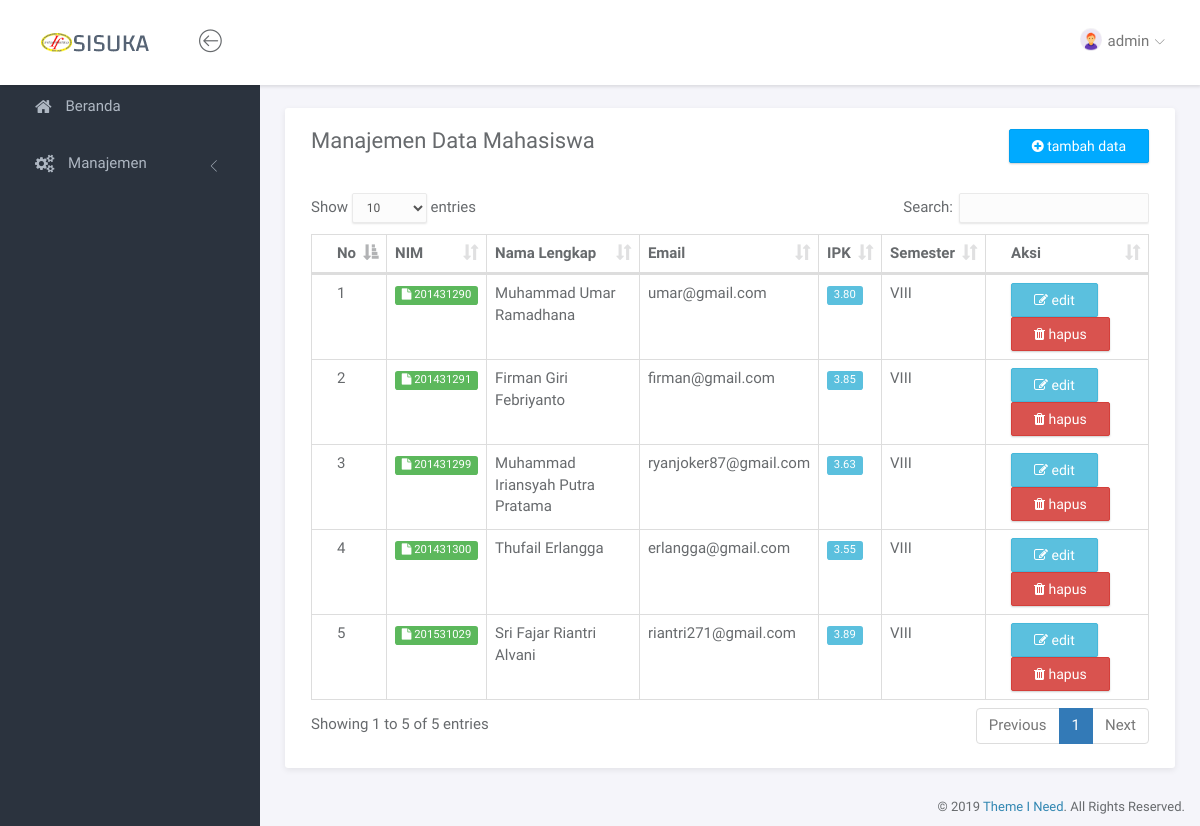
Before: /index.php?page=mahasiswa (signed in) with the older database file.
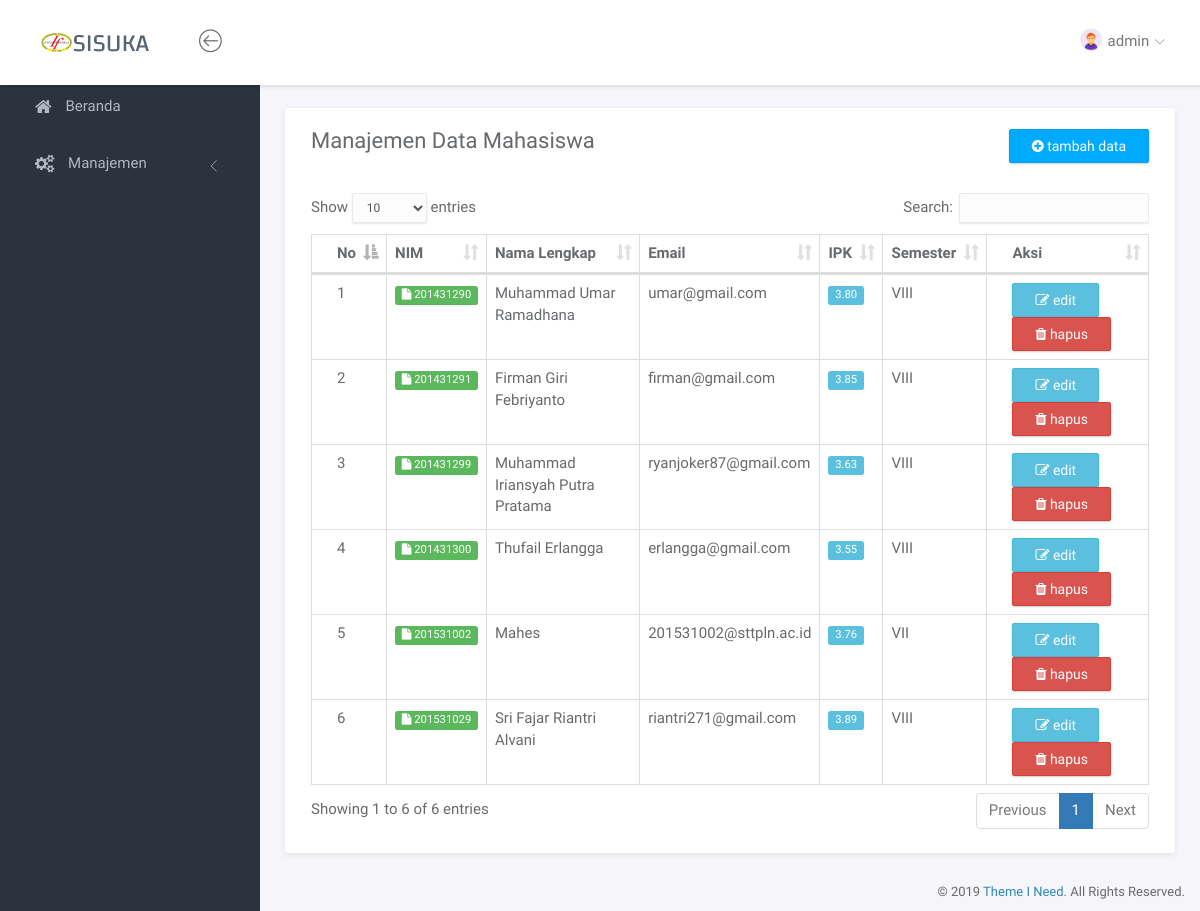
After: the same page with the newer database file.
### tables this page shows
CREATE TABLE `tbl_mahasiswa` (
  `nim` varchar(10) NOT NULL,
  `nama_lengkap` varchar(100) NOT NULL,
  `email` varchar(50) NOT NULL,
  `ipk` decimal(3,2) NOT NULL,
  `semester` varchar(5) NOT NULL,
  `password` varchar(10) NOT NULL,
  `terakhir_login` timestamp NULL DEFAULT NULL ON UPDATE CURRENT_TIMESTAMP
);

### page/mahasiswa/mahasiswa.php (the view, shortened to what this page needs)
<div class="panel panel-headline">
    <div class="panel-heading">
        <div class="row">
            <div class="col-md-12">
                <div class="pull-left">
                    <h3 class="panel-title">Manajemen Data Mahasiswa</h3>
                </div>
                <div class="pull-right">
                    <a href="?page=mahasiswatambah" class="btn btn-primary"><i class="fa fa-plus-circle"></i> tambah data</a>
                </div>
            </div>
        </div>
    </div>
    <div class="panel-body">
        <div class="row">
            <div class="col-md-12">
                <div class="table-responsive">
                    <table class="table table-bordered example">
                        <thead>
                            <tr>
                                <th>No</th>
                                <th>NIM</th>
                                <th>Nama Lengkap</th>
                                <th>Email</th>
                                <th>IPK</th>
                                <th>Semester</th>
                                <th>Aksi</th>
                            </tr>
                        </thead>
                        <tbody>
                            <?php
                            $no = 1;
                            $q = mysqli_query($conn, "SELECT * FROM tbl_mahasiswa");
                            while($data=mysqli_fetch_array($q)){ ?>
                                <tr>
                                    <td><?= $no ?></td>
                                    <td><span class="label label-success"><i class="fa fa-file"></i> <?= $data['nim'] ?></span></td>
                                    <td><?= $data['nama_lengkap'] ?></td>
                                    <td><?= $data['email'] ?></td>
                                    <td><span class="label label-info"><?= $data['ipk'] ?></span></td>
                                    <td><?= $data['semester'] ?></td>
                                    <td>
                                        <a href="?page=mahasiswaedit&id=<?= $data['nim'] ?>" class="btn btn-info"><i class="fa fa-edit"></i> edit</a>
                                        <a href="?page=mahasiswahapus&id=<?= $data['nim'] ?>" class="btn btn-danger"><i class="fa fa-trash"></i> hapus</a>
                                    </td>
                                </tr>
                            <?php $no++; } ?>
                        </tbody>
                    </table>
                </div>
            </div>
        </div>
    </div>
</div>

Changed rows visible on the page:
added tbl_mahasiswa: nim "201531002", nama_lengkap "Mahes", email "201531002@sttpln.ac.id", ipk "3.76", semester "VII"
Other visible differences:
text written by a page script: "Show entries Search: Showing 1 to 5 of 5 entries Previous 1 Next" → "Show entries Search: Showing 1 to 6 of 6 entries Previous 1 Next"
